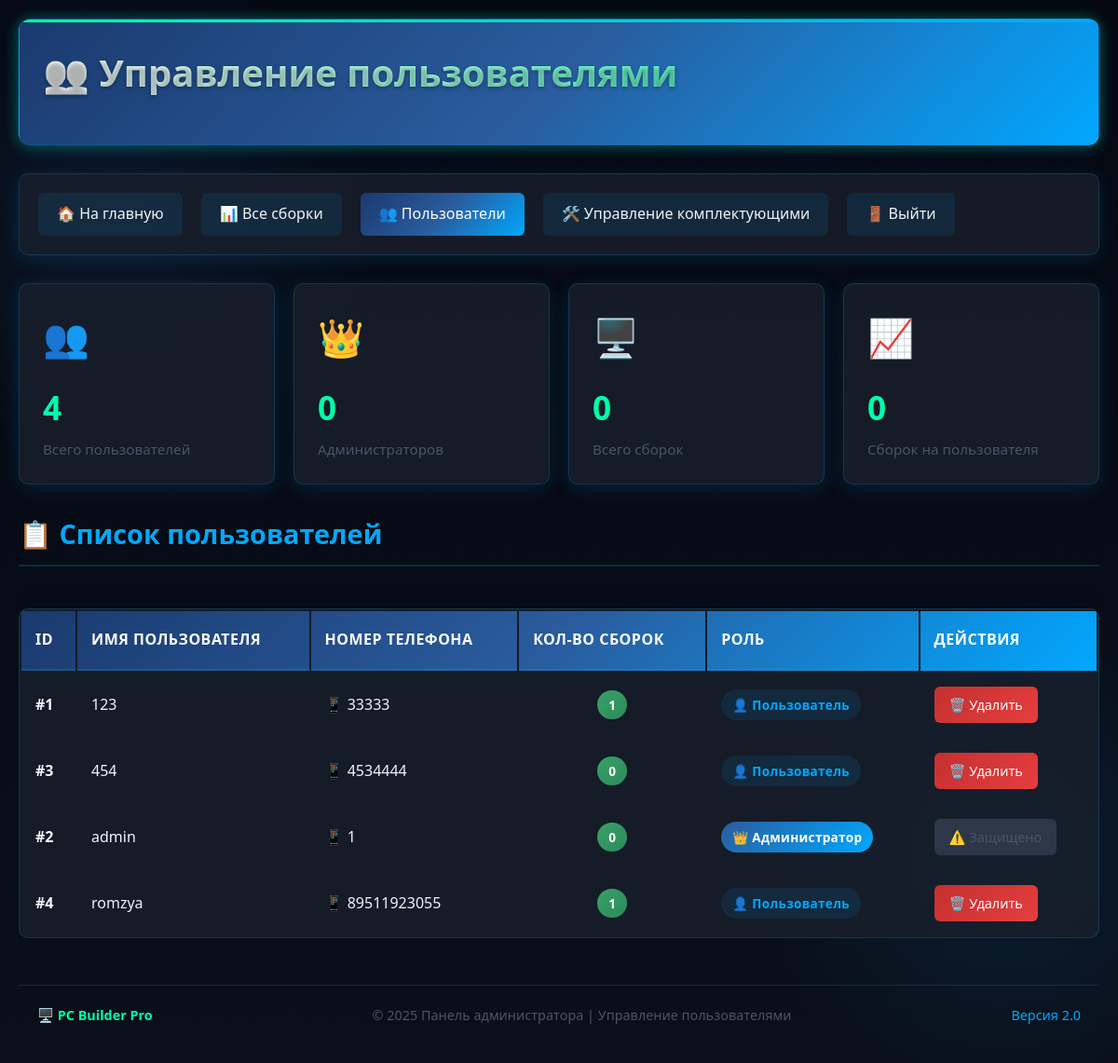
The app's page /admin/users (signed in), older data.
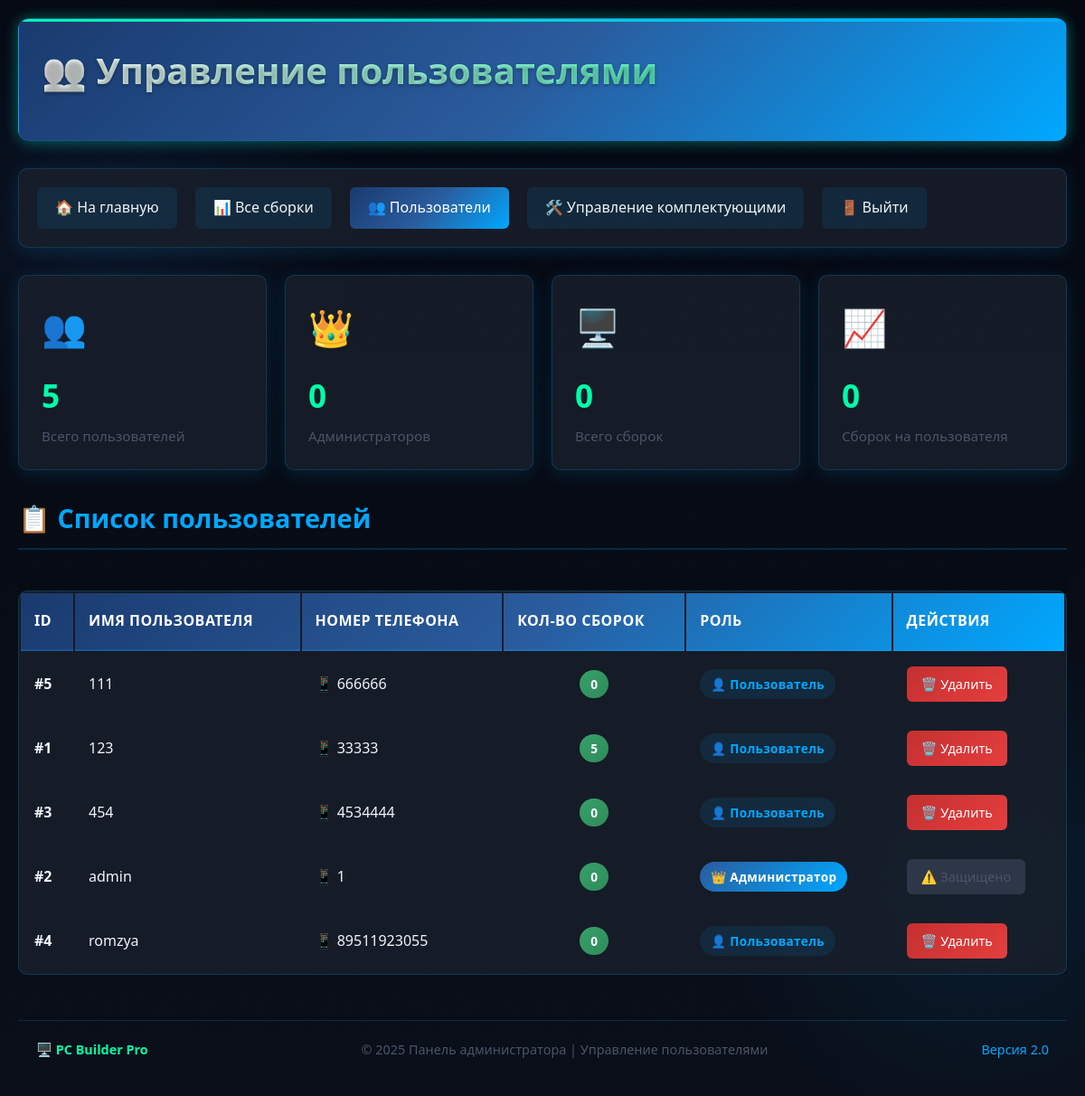
The same page, newer data.
### tables this page shows
CREATE TABLE users (
            id INTEGER PRIMARY KEY AUTOINCREMENT,
            username TEXT UNIQUE NOT NULL,
            password TEXT NOT NULL,
            TP INTEGER NOT NULL
        , is_admin INTEGER DEFAULT 0);

### app.py (the view)
@app.route('/admin/users')
def admin_users():
    if not is_admin():
        return redirect(url_for('index'))
    conn = get_db_connection()
    users = conn.execute('''
        SELECT u.id, u.username, u.TP, u.is_admin,
               COUNT(ug.id) as build_count
        FROM users u
        LEFT JOIN user_gadjets ug ON u.id = ug.user_id
        GROUP BY u.id
        ORDER BY u.username
    ''').fetchall()
    conn.close()
    return render_template('admin_users.html',
                         users=users,
                         username=session['username'])

### app.py (called while the page is built)
def get_db_connection():
    conn = sqlite3.connect('db.db')
    conn.row_factory = sqlite3.Row
    return conn

def is_admin():
    if 'user_id' not in session:
        return False
    conn = get_db_connection()
    user = conn.execute('SELECT is_admin FROM users WHERE id = ?',
                       (session['user_id'],)).fetchone()
    conn.close()
    return user and user['is_admin'] == 1

@app.context_processor
def utility_processor():
    return dict(get_build_status=get_build_status)

### templates/admin_users.html (shortened to what this page needs)
<!DOCTYPE html>
<html lang="ru">
<head>
</head>
<body>
    <div class="container">
        <header>
            <h1>👥 Управление пользователями</h1>
        </header>
        <div class="nav-bar">
            <a href="{{ url_for('index') }}" class="nav-link">🏠 На главную</a>
            <a href="{{ url_for('admin_panel') }}" class="nav-link">📊 Все сборки</a>
            <a href="{{ url_for('admin_users') }}" class="nav-link active">👥 Пользователи</a>
            <a href="{{ url_for('manage_components_page') }}" class="nav-link">🛠️ Управление комплектующими</a>
            <a href="{{ url_for('logout') }}" class="nav-link">🚪 Выйти</a>
        </div>
        <div class="stats-grid">
            <div class="stat-card">
                <div class="stat-icon">👥</div>
                <div class="stat-number">{{ users|length if users else 0 }}</div>
                <div class="stat-label">Всего пользователей</div>
            </div>
            <div class="stat-card">
                <div class="stat-icon">👑</div>
                <div class="stat-number">{{ admin_count if admin_count else 0 }}</div>
                <div class="stat-label">Администраторов</div>
            </div>
            <div class="stat-card">
                <div class="stat-icon">🖥️</div>
                <div class="stat-number">{{ total_builds if total_builds else 0 }}</div>
                <div class="stat-label">Всего сборок</div>
            </div>
            <div class="stat-card">
                <div class="stat-icon">📈</div>
                <div class="stat-number">{{ avg_builds_per_user if avg_builds_per_user else 0 }}</div>
                <div class="stat-label">Сборок на пользователя</div>
            </div>
        </div>
        <h2>📋 Список пользователей</h2>
        {% if users %}
        <div style="overflow-x: auto;">
            <table class="users-table">
                <thead>
                    <tr>
                        <th>ID</th>
                        <th>Имя пользователя</th>
                        <th>Номер телефона</th>
                        <th>Кол-во сборок</th>
                        <th>Роль</th>
                        <th>Действия</th>
                    </tr>
                </thead>
                <tbody>
                    {% for user in users %}
                    <tr>
                        <td><strong>#{{ user.id }}</strong></td>
                        <td>{{ user.username }}</td>
                        <td>
                            {% if user.TP %}
                            📱 {{ user.TP }}
                            {% else %}
                            <span style="color: var(--gray-light);">Не указан</span>
                            {% endif %}
                        </td>
                        <td align="center">
                            <span class="count-badge">{{ user.build_count }}</span>
                        </td>
                        <td>
                            {% if user.is_admin %}
                            <span class="role-badge role-admin">👑 Администратор</span>
                            {% else %}
                            <span class="role-badge role-user">👤 Пользователь</span>
                            {% endif %}
                        </td>
                        <td>
                            {% if not user.is_admin %}
                            <a href="{{ url_for('delete_user', user_id=user.id) }}"
                               onclick="return confirm('Вы уверены, что хотите удалить пользователя \"{{ user.username }}\" и все его сборки?')"
                               class="action-btn action-delete">
                                🗑️ Удалить
                            </a>
                            {% else %}
                            <span class="action-btn action-disabled">⚠️ Защищено</span>
                            {% endif %}
                        </td>
                    </tr>
                    {% endfor %}
                </tbody>
            </table>
        </div>
        {% else %}
        <div class="empty-state">
            <div class="empty-icon">👤</div>
            <h3>Пользователей нет</h3>
            <p>В системе пока не зарегистрировано ни одного пользователя</p>
        </div>
        {% endif %}
        <footer>
            <div style="display: flex; justify-content: space-between; align-items: center; flex-wrap: wrap; gap: 20px;">
                <div style="color: var(--accent); font-weight: 600;">🖥️ PC Builder Pro</div>
                <div>© 2025 Панель администратора | Управление пользователями</div>
                <div style="color: var(--secondary);">Версия 2.0</div>
            </div>
        </footer>
    </div>
</body>
</html>

Row changes from the older to the newer data that the page shows:
added users: id "5", username "111", TP "666666", build_count "0", shows "👤 Пользователь"
computed for users id 1: build_count "1" → "5"
computed for users "romzya": build_count "1" → "0"
Text that changed along with them:
{{ users|length if users else 0 }}: "4" → "5"
